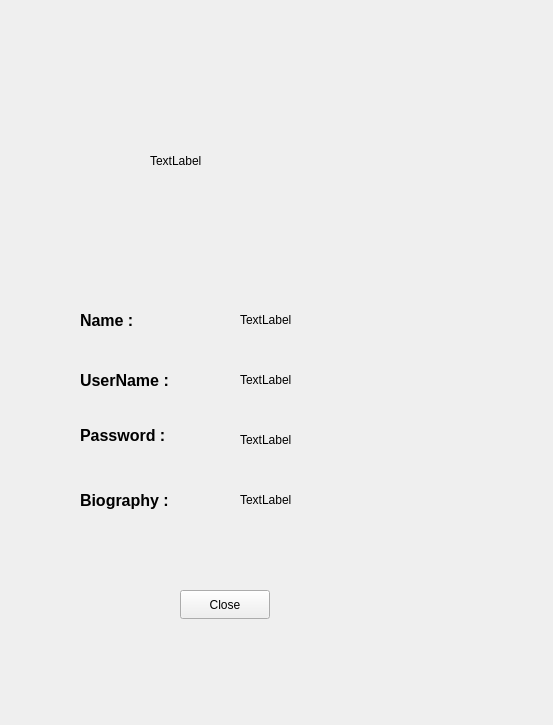
<?xml version="1.0" encoding="UTF-8"?>
<ui version="4.0">
 <class>ProfileWindow</class>
 <widget class="QWidget" name="ProfileWindow">
  <property name="geometry">
   <rect>
    <x>0</x>
    <y>0</y>
    <width>553</width>
    <height>725</height>
   </rect>
  </property>
  <property name="windowTitle">
   <string>Form</string>
  </property>
  <widget class="QLabel" name="label">
   <property name="geometry">
    <rect>
     <x>150</x>
     <y>70</y>
     <width>201</width>
     <height>181</height>
    </rect>
   </property>
   <property name="text">
    <string>TextLabel</string>
   </property>
  </widget>
  <widget class="QLabel" name="label_2">
   <property name="geometry">
    <rect>
     <x>240</x>
     <y>310</y>
     <width>63</width>
     <height>20</height>
    </rect>
   </property>
   <property name="text">
    <string>TextLabel</string>
   </property>
  </widget>
  <widget class="QLabel" name="label_3">
   <property name="geometry">
    <rect>
     <x>240</x>
     <y>370</y>
     <width>63</width>
     <height>20</height>
    </rect>
   </property>
   <property name="text">
    <string>TextLabel</string>
   </property>
  </widget>
  <widget class="QLabel" name="label_4">
   <property name="geometry">
    <rect>
     <x>240</x>
     <y>430</y>
     <width>63</width>
     <height>20</height>
    </rect>
   </property>
   <property name="text">
    <string>TextLabel</string>
   </property>
  </widget>
  <widget class="QPushButton" name="pushButton">
   <property name="geometry">
    <rect>
     <x>180</x>
     <y>590</y>
     <width>90</width>
     <height>29</height>
    </rect>
   </property>
   <property name="text">
    <string>Close</string>
   </property>
  </widget>
  <widget class="QLabel" name="label_6">
   <property name="geometry">
    <rect>
     <x>80</x>
     <y>310</y>
     <width>81</width>
     <height>21</height>
    </rect>
   </property>
   <property name="styleSheet">
    <string notr="true">QLabel{
    color:qlineargradient(
        x1:0,y1:0,x2:1,y2:0,
        stop:0 #1DB954,
        stop:0.5 #5CFF9D,
        stop:1 #1DB954);
    font-size:12pt;
    font-weight:900;
    font-family:&quot;Segoe UI&quot;;
}</string>
   </property>
   <property name="text">
    <string>Name :</string>
   </property>
  </widget>
  <widget class="QLabel" name="label_7">
   <property name="geometry">
    <rect>
     <x>80</x>
     <y>360</y>
     <width>121</width>
     <height>41</height>
    </rect>
   </property>
   <property name="styleSheet">
    <string notr="true">QLabel{
    color:qlineargradient(
        x1:0,y1:0,x2:1,y2:0,
        stop:0 #1DB954,
        stop:0.5 #5CFF9D,
        stop:1 #1DB954);
    font-size:12pt;
    font-weight:900;
    font-family:&quot;Segoe UI&quot;;
}</string>
   </property>
   <property name="text">
    <string>UserName :</string>
   </property>
  </widget>
  <widget class="QLabel" name="label_8">
   <property name="geometry">
    <rect>
     <x>80</x>
     <y>480</y>
     <width>131</width>
     <height>41</height>
    </rect>
   </property>
   <property name="styleSheet">
    <string notr="true">QLabel{
    color:qlineargradient(
        x1:0,y1:0,x2:1,y2:0,
        stop:0 #1DB954,
        stop:0.5 #5CFF9D,
        stop:1 #1DB954);
    font-size:12pt;
    font-weight:900;
    font-family:&quot;Segoe UI&quot;;
}</string>
   </property>
   <property name="text">
    <string>Biography :</string>
   </property>
  </widget>
  <widget class="QLabel" name="label_9">
   <property name="geometry">
    <rect>
     <x>80</x>
     <y>420</y>
     <width>111</width>
     <height>31</height>
    </rect>
   </property>
   <property name="styleSheet">
    <string notr="true">QLabel{
    color:qlineargradient(
        x1:0,y1:0,x2:1,y2:0,
        stop:0 #1DB954,
        stop:0.5 #5CFF9D,
        stop:1 #1DB954);
    font-size:12pt;
    font-weight:900;
    font-family:&quot;Segoe UI&quot;;
}</string>
   </property>
   <property name="text">
    <string>Password :</string>
   </property>
  </widget>
  <widget class="QLabel" name="label_5">
   <property name="geometry">
    <rect>
     <x>240</x>
     <y>490</y>
     <width>63</width>
     <height>20</height>
    </rect>
   </property>
   <property name="text">
    <string>TextLabel</string>
   </property>
  </widget>
 </widget>
 <resources/>
 <connections/>
</ui>
